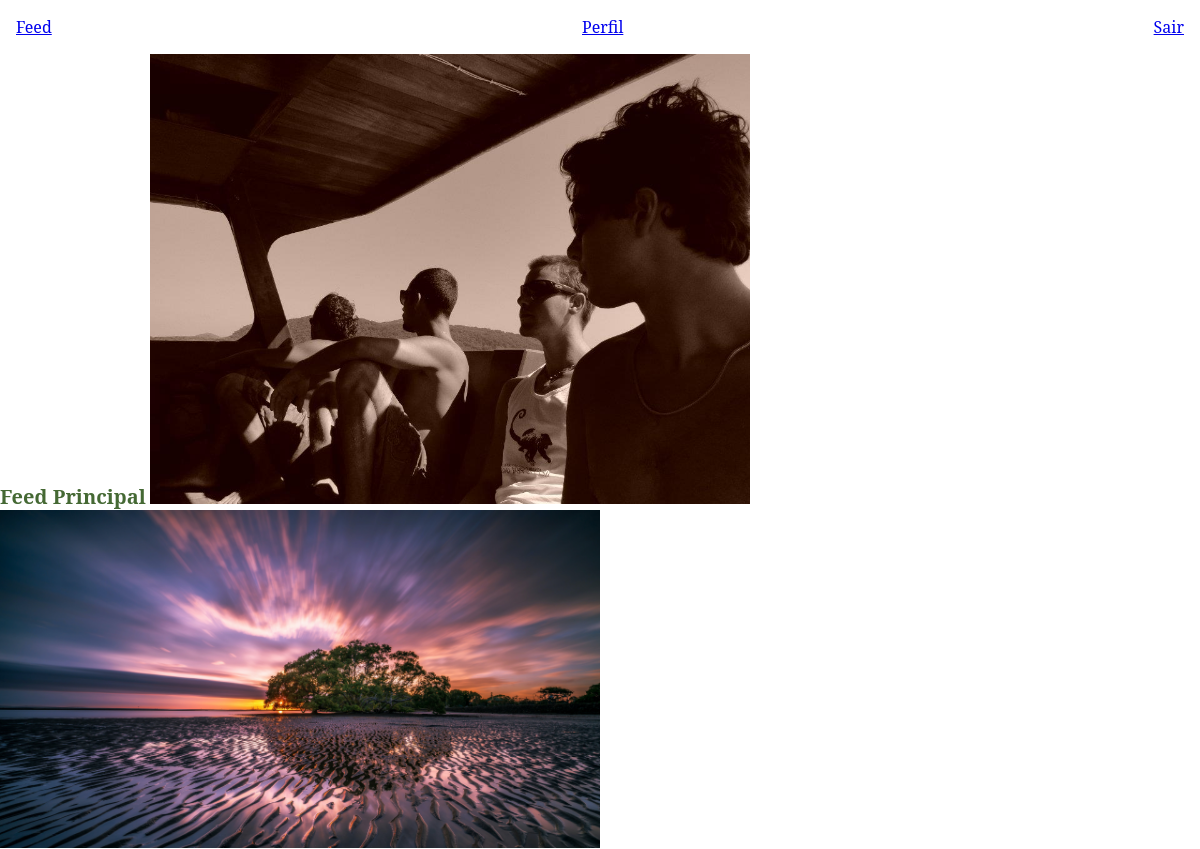
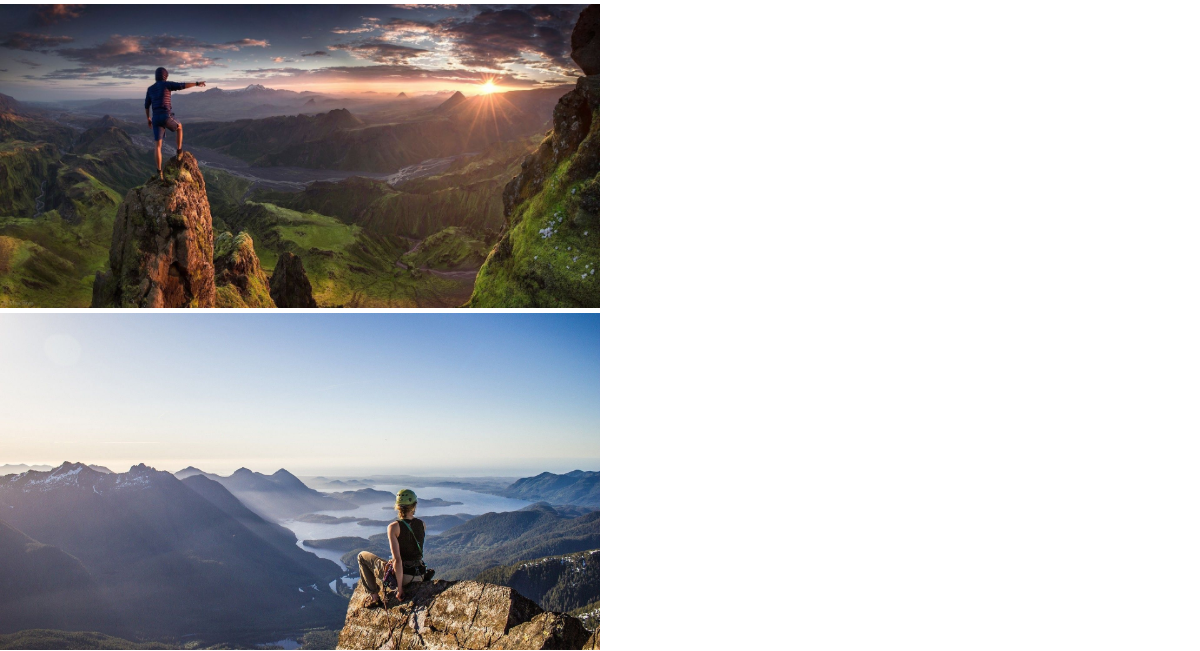
The page /feed (signed in, upper part) on the database as committed earlier (2 pictures, top to bottom).
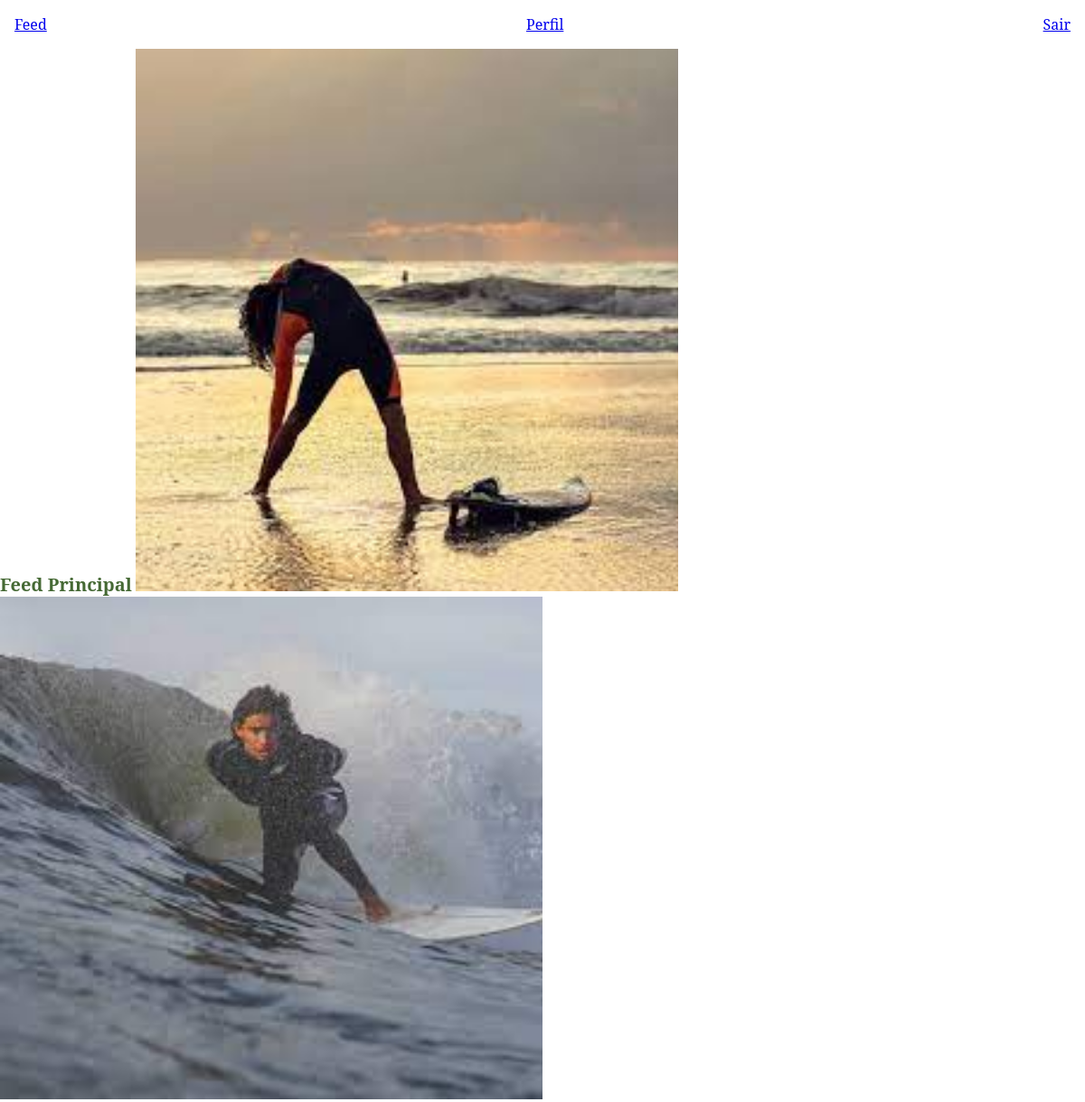
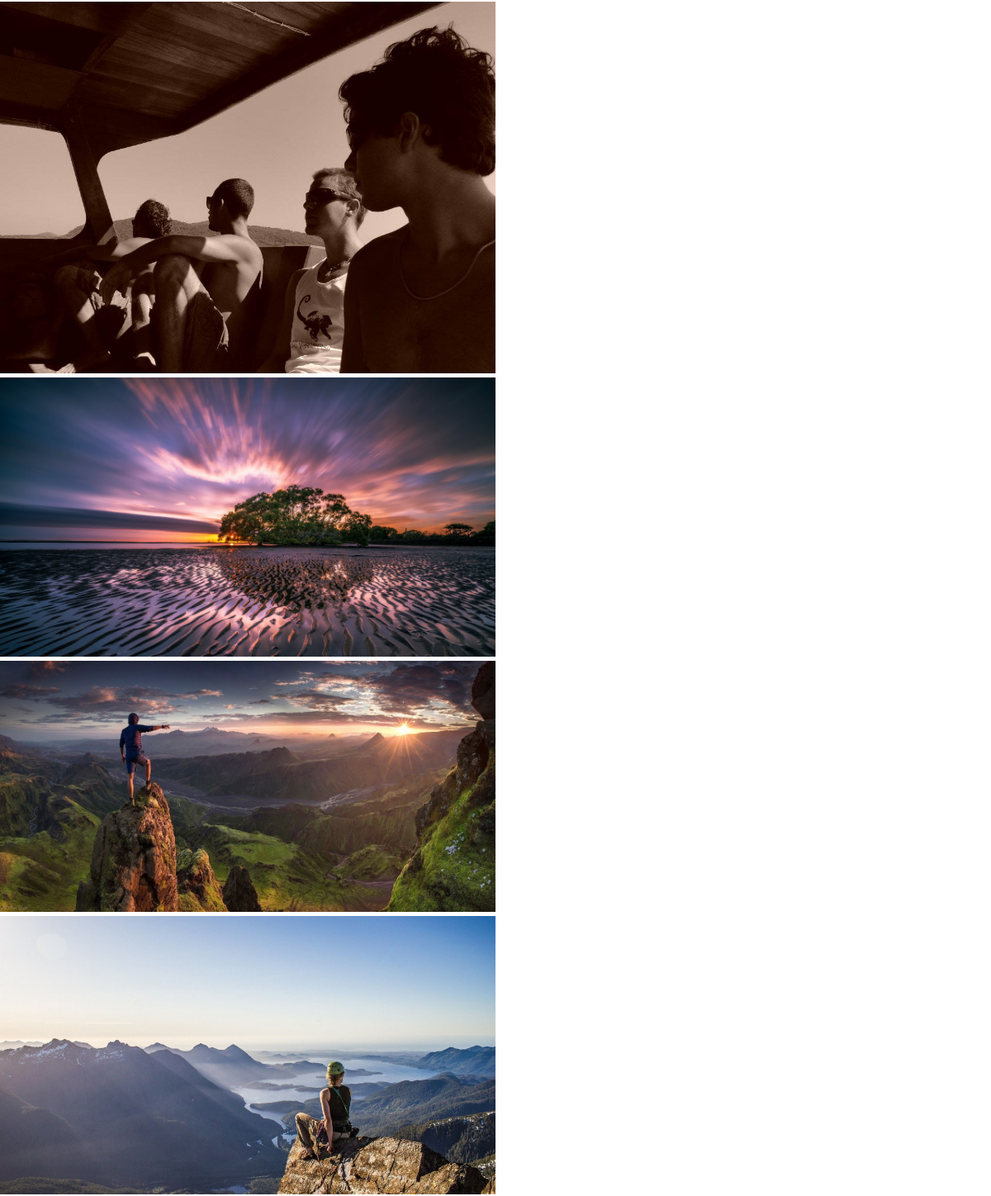
The same page on the database as committed later (2 pictures, top to bottom).
### mountaingoers/models.py (models this page shows)
class Foto(database.Model):
    id = database.Column(database.Integer, primary_key=True)
    imagem = database.Column(database.String, default="default.png")
    data_criacao = database.Column(database.String, nullable=False, default=datetime.utcnow())
    id_usuario = database.Column(database.Integer, database.ForeignKey('usuario.id'), nullable=False)

### mountaingoers/routes.py (the view)
@app.route("/feed")
@login_required
def feed():
    fotos = Foto.query.order_by(Foto.data_criacao.desc()).all()
    return render_template("feed.html", fotos=fotos)

### mountaingoers/models.py (called while the page is built)
@login_manager.user_loader
def Load_usuario(id_usuario):
    return Usuario.query.get(int(id_usuario))

### mountaingoers/templates/feed.html
{% extends "homepage.html" %}
{% block body %}
{% include "navbar.html" %}
 <h1>Feed Principal</h1>
{% for foto in fotos %}
<a href="{{ url_for('perfil', id_usuario=foto.id_usuario)}}">
    <img src="{{ url_for ('static', filename='img/posts/{}'.format(foto.imagem))}}" >
</a>
{% endfor %}
{% endblock %}

Rows that differ between the two databases and show on the page:
added Foto: imagem (picture)
added Foto: imagem (picture)
